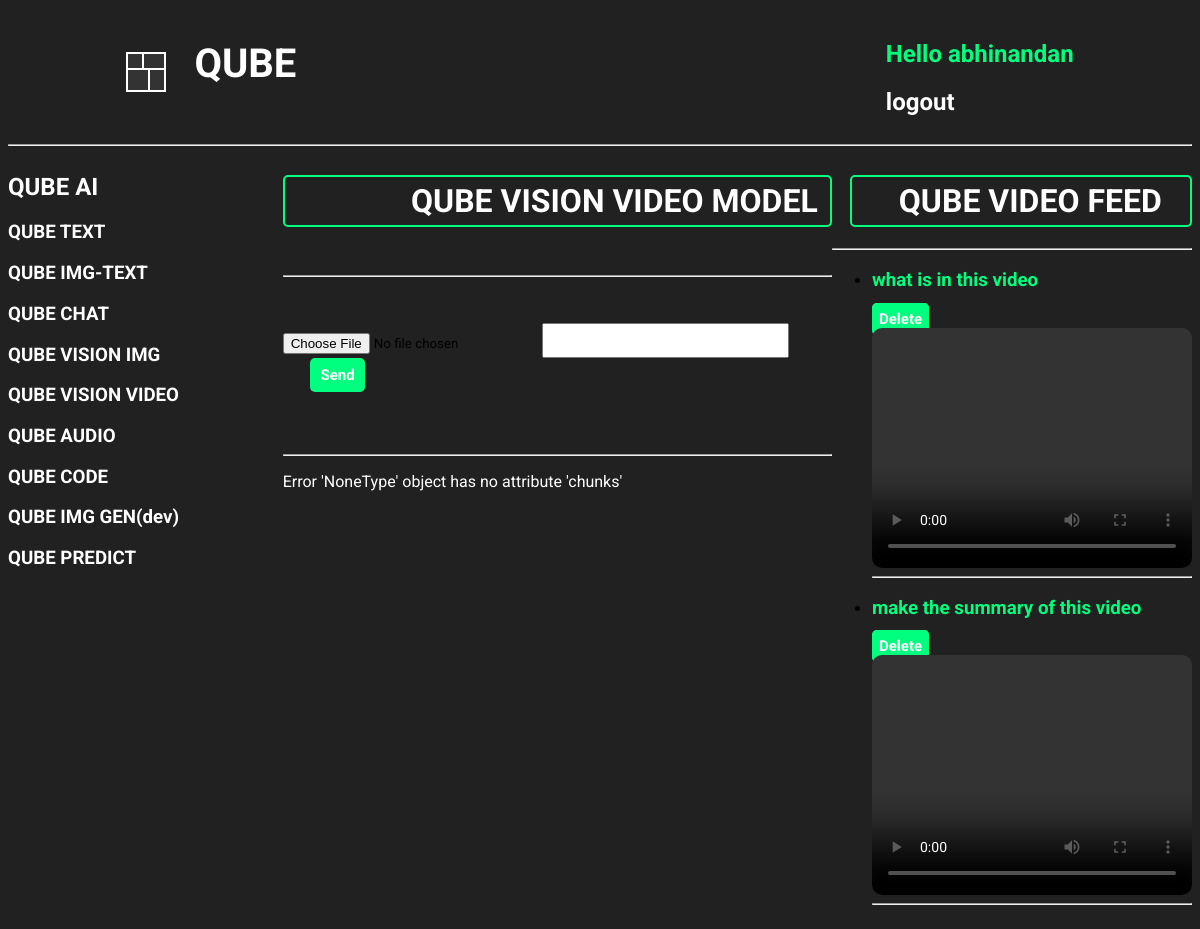
Page /qubeVisionVideoQuery/ (signed in) on the committed database.
### base/models.py (models this page shows, shortened)
class QubeVideoModelHistory(models.Model):
    user = models.ForeignKey(
        User, on_delete=models.CASCADE, related_name='qube_vision_video')
    user_text_prompt = models.TextField()
    user_video_prompt = models.FileField(
        upload_to='videos/', null=True, blank=True)
    model_response = models.TextField()
    created = models.DateField(auto_now_add=True)

### base/views.py (the view)
# urls.py: path('qubeVisionVideoQuery/', views.qubeVideoQuery,
@login_required(login_url='loginUser')
def qubeVideoQuery(request):
    vision_img_video_response = []
    text_query = request.POST.get('text_query', '')
    video_query = request.FILES.get('video_query')
    qube_video_feed = QubeVideoModelHistory.objects.filter(
        user=request.user).order_by('-created')
    try:
        genai.configure(api_key=gemini_api_key)
        model = genai.GenerativeModel("gemini-1.5-flash")
        with open('temp_video.mp4', 'wb+') as destination:
            for chunk in video_query.chunks():
                destination.write(chunk)
        video_file = genai.upload_file(path='temp_video.mp4')
        response = model.generate_content(
            [video_file, text_query], request_options={'timeout': 600})
        generated_text = response.text
        lines = generated_text.strip().splitlines()
        QubeVideoModelHistory.objects.create(
            user=request.user, user_text_prompt=text_query, user_video_prompt=video_query, model_response=generated_text)
        for line in lines:
            if line.startswith("*"):
                vision_img_video_response.append(
                    f"<li>{line.strip('* ').strip()}</li>")
            elif re.match(r'^[A-Za-z ]+$', line.strip()):
                vision_img_video_response.append(f"<h3>{line.strip()}</h3>")
            else:
                vision_img_video_response.append(f"<p>{line.strip()}</p>")
    except Exception as e:
        vision_img_video_response.append(f'Error {e}')
    context = {'vision_img_video_response': vision_img_video_response,
               'qube_video_feed': qube_video_feed}
    return render(request, 'base/qube_vision_videoQuery.html', context)

### base/templates/base/qube_vision_videoQuery.html (shortened to what this page needs)
{% extends 'main.html' %}
{% block content %}
<div class="qube_video_feed">
    <div>
        {% include 'base/Models_component_ai.html' %}
    </div>
    <div>
        <h1 style="color: white; border: 2px solid springgreen; padding: 5px; border-radius: 5px; padding-left: 23%;">
            QUBE VISION VIDEO MODEL</h1>
        <br>
        <hr>
        <br>
        <br>
        <form action="{% url 'qubeVisionVideoQuery' %}" method="POST" enctype="multipart/form-data">
            <input type="file" accept="video/*" name="video_query">
            <input type="text" name="text_query" id="qube_user_video_query_input">
            <button id="send_btn_video_query">Send</button>
        </form>
        <br>
        <br>
        <hr>
        <div>
            {% for line in vision_img_video_response %}
            <div style="color: white;">
                <p style="color: white;">{{ line|safe }}</p>
            </div>
            {% endfor %}
        </div>
    </div>
    <div>
        <h1
            style="color: white; border: 2px solid springgreen; padding: 5px; border-radius: 5px; padding-left: 13%; margin-left: 5%;">
            QUBE VIDEO FEED</h1>
        <hr>
        <div>
            {% for chat in qube_video_feed %}
            <div>
                <ul>
                    <li>
                        <h3><a href="{% url 'qubeVideoFullResponse' chat.id %}" id="user_video_text_prompt">
                                {{ chat.user_text_prompt }}</a></h3>
                        <a href="{% url 'deleteQubeVideo' chat.id %}" id="delete_for_user_video_query">Delete</a>
                        <video src="{{ chat.user_video_prompt.url }}"
                            style="width: 320px; height: 240px; border-radius: 10px;" controls> </video>
                        <hr>
                    </li>
                </ul>
            </div>
            {% endfor %}
        </div>
    </div>
</div>
{% endblock %}

### templates/navbar.html (shortened to what this page needs)
<div class="navbar-container">
    <div class="QUBE_logo_link">
        <div class="cube-loader">
            <div class="cube cube1"></div>
            <div class="cube cube2"></div>
            <div class="cube cube3"></div>
            <div class="cube cube4"></div>
        </div>
        <div class="qube_text">
            <h1><a href="{% url 'home' %}">QUBE</a></h1>
        </div>
    </div>
    <div class="login_section">
        {% if request.user.is_authenticated %}
        <div class="after_user_login">
            <div class="hello_user">
                <h2> Hello {{ request.user }} </h2>
            </div>
            <div class="hello_user_logout">
                <h2><a href="{% url 'logoutUser' %}">logout</a></h2>
            </div>
        </div>
        {% else %}
        <div class="before_user_login">
            <h2><a href="{% url 'loginUser' %}">Login</a></h2>
        </div>
        {% endif %}
    </div>
</div>
<hr>

### static/styles/main.css (style rules this page uses)
* { font-family: "Roboto", serif; }
body { background-color: #212121; }
.cube-loader { position: relative; width: 40px; height: 40px; margin: auto; }
.cube { position: absolute; width: 50%; height: 50%; background-color: #333; border: 2px solid #fff; animation: foldCube 2.4s infinite linear; }
.cube1 { top: 0; left: 0; transform-origin: 100% 100%; }
.cube2 { top: 0; right: 0; transform-origin: 0 100%; }
.cube3 { bottom: 0; right: 0; transform-origin: 0 0; }
.cube4 { bottom: 0; left: 0; transform-origin: 100% 0; }
.cube1 { animation-delay: 0.3s; }
.cube2 { animation-delay: 0.6s; }
.cube3 { animation-delay: 0.9s; }
.cube4 { animation-delay: 1.2s; }
.QUBE_logo_link { display: flex; justify-content: space-between; gap: 20px; margin-left: 10%; }
.qube_text { margin-top: 6%; font-size: 20px; padding-left: 8px; padding-right: 8px; padding-top: 5px; margin-top: 0px; }
.qube_text a { text-decoration: none; color: white; transition: all 0.3s ease; }
.login_section { margin-right: 10%; padding-top: 1%; }
.hello_user { color: springgreen; }
.hello_user_logout a { text-decoration: none; color: white; transition: all 0.3s ease; }

### base/templates/base/qube_vision_videoQuery.html (style rules this page uses)
.qube_video_feed { display: grid; grid-template-columns: 1fr 2fr 1fr; }
#qube_user_video_query_input { height: 35px; width: 45%; font-size: 20px; }
#send_btn_video_query { margin-left: 5%; padding: 8px; font-size: 15px; font-weight: 700; width: 10%; border-radius: 5px; color: white; background-color: springgreen; border-style: none; cursor: pointer; }
#user_video_text_prompt { color: springgreen; text-decoration: none; transition: all 0.3s ease; }
#delete_for_user_video_query { color: white; text-decoration: none; border: 2px solid springgreen; padding: 5px; font-size: 15px; font-weight: 700; background-color: springgreen; border-radius: 5px; }

### templates/navbar.html (style rules this page uses)
.navbar-container { display: flex; justify-content: space-between; }

### rows in the picture
QubeVideoModelHistory: user_text_prompt "what is in this video"
QubeVideoModelHistory: user_text_prompt "make the summary of this video"

### other values in the picture
{{ request.user }} "abhinandan"
{{ line|safe }} "Error 'NoneType' object has no attribute 'chunks'"
